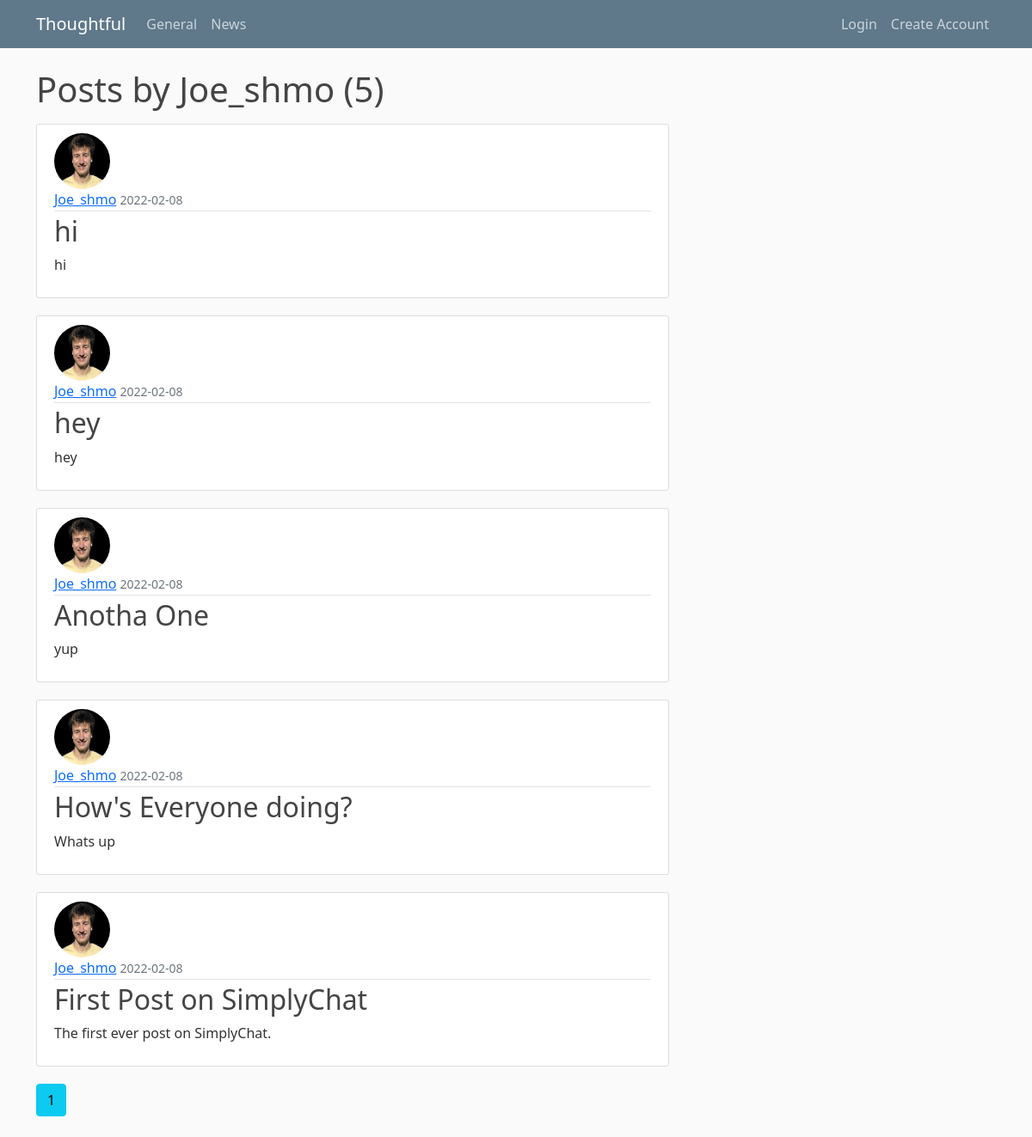
Page /user/Joe_shmo on the earlier database version.
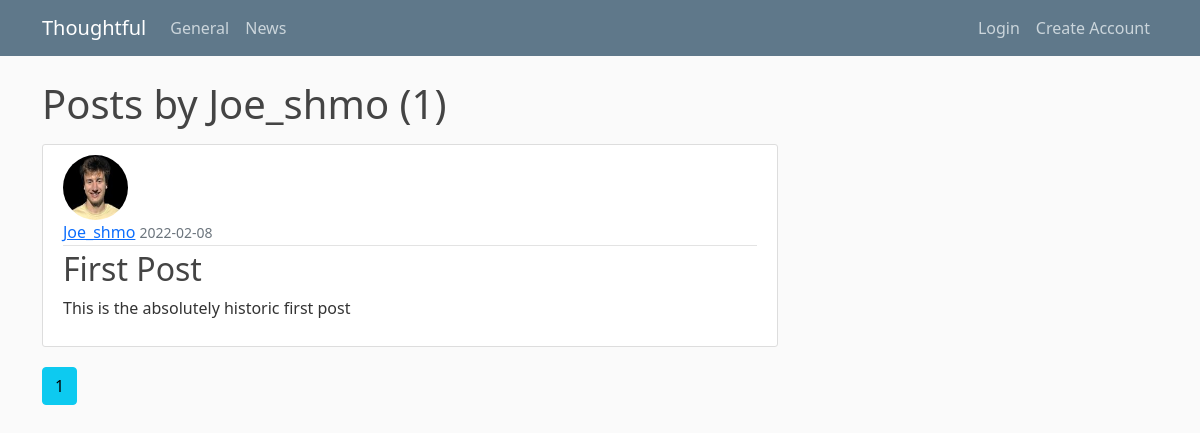
Same page on the later database version.
### App/models.py (models this page shows, shortened)
class Post(db.Model):
     id = db.Column(db.Integer, primary_key = True)
     title = db.Column(db.String(100), nullable = False)
     date_posted = db.Column(db.DateTime, nullable = False, default = datetime.utcnow)
     content = db.Column(db.Text, nullable = False)
     user_id = db.Column(db.Integer, db.ForeignKey('user.id'), nullable = False)

class User(db.Model, UserMixin):
    id = db.Column(db.Integer, primary_key = True)
    username = db.Column(db.String(20), unique = True, nullable = False)
    email = db.Column(db.String(100), unique = True, nullable = False)
    image_file = db.Column(db.String(20), nullable = False, default = 'default.jpg')
    password = db.Column(db.String(60), nullable = False)
    posts = db.relationship('Post', backref = 'author', lazy = True)

### App/users/routes.py (the view)
@users.route("/user/<string:username>")
def user_posts(username):
    page = request.args.get('page', 1, type=int)
    user = User.query.filter_by(username=username).first_or_404()
    posts = Post.query.filter_by(author=user)\
        .order_by(Post.date_posted.desc())\
        .paginate(page=page, per_page = 5)
    return render_template('user_posts.html', posts=posts, user=user)

### App/templates/user_posts.html (shortened to what this page needs)
{% extends 'layout.html' %}
{% block content %}
    <h1 class="mb-3">Posts by {{ user.username }} ({{ posts.total }})</h1>
    {% for post in posts.items %}
    <article class="media content-section">
        <img class="rounded-circle article-img" src="{{ url_for('static', filename='profile_pics/' + post.author.image_file) }}">
        <div class="media-body">
          <div class="article-metadata">
            <a class="mr-2" href="{{ url_for('users.user_posts', username=post.author.username) }}">{{ post.author.username }}</a>
            <small class="text-muted">{{ post.date_posted.strftime('%Y-%m-%d') }}</small>
          </div>
          <h2><a class="article-title" href="{{ url_for('posts.post', post_id=post.id) }}">{{ post.title }}</a></h2>
          <p class="article-content">{{ post.content }}</p>
        </div>
      </article>
    {% endfor %}
    {% for page_num in posts.iter_pages(left_edge=1, right_edge=1, left_current=1, right_current=2) %}
      {% if page_num %}
        {% if posts.page == page_num %}
          <a class="btn btn-info mb-4" href="{{ url_for('users.user_posts', username=user.username, page=page_num) }}">{{ page_num }}</a>
        {% else %}
          <a class="btn btn-outline-info mb-4" href="{{ url_for('users.user_posts', username=user.username, page=page_num) }}">{{ page_num }}</a>
        {% endif %}
      {% endif %}
      {% endfor %}
{% endblock content %}

Differences in the rows shown:
removed Post: image_file (picture), author.username "Joe_shmo", date_posted "2022-02-08", title "hi", content "hi"
removed Post: image_file (picture), author.username "Joe_shmo", date_posted "2022-02-08", title "hey", content "hey"
removed Post: image_file (picture), author.username "Joe_shmo", date_posted "2022-02-08", title "Anotha One", content "yup"
removed Post: image_file (picture), author.username "Joe_shmo", date_posted "2022-02-08", title "How's Everyone doing?", content "Whats up"
changed Post "Joe_shmo": title "First Post on SimplyChat" → "First Post"; content "The first ever post on SimplyChat." → "This is the absolutely historic first post"
Other differences:
{{ posts.total }}: "5" → "1"
